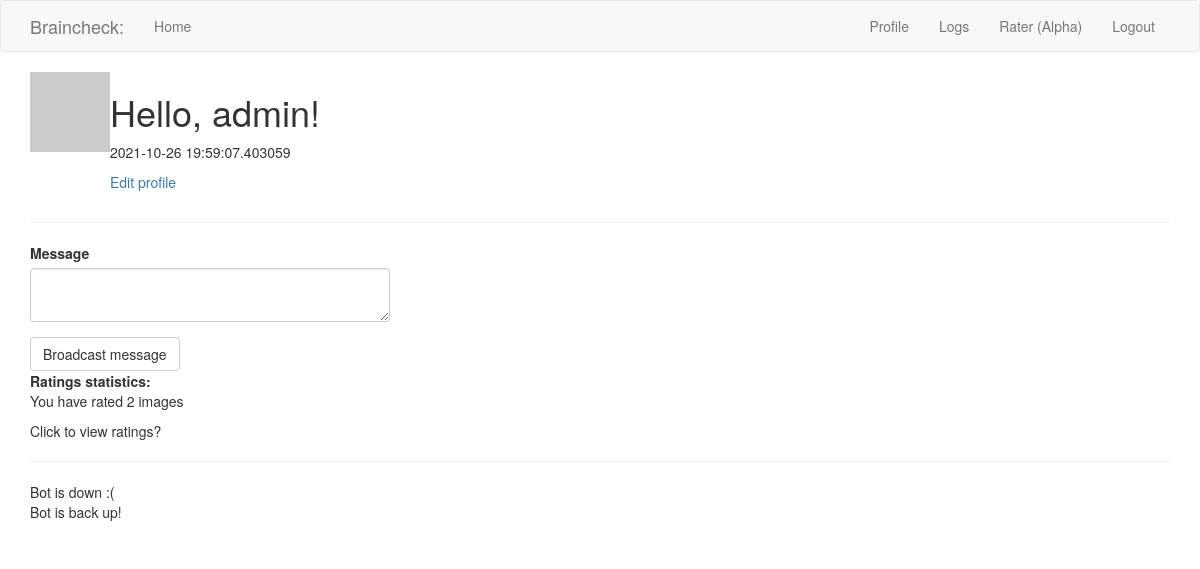
Before: /user/admin (signed in) with the older database file.
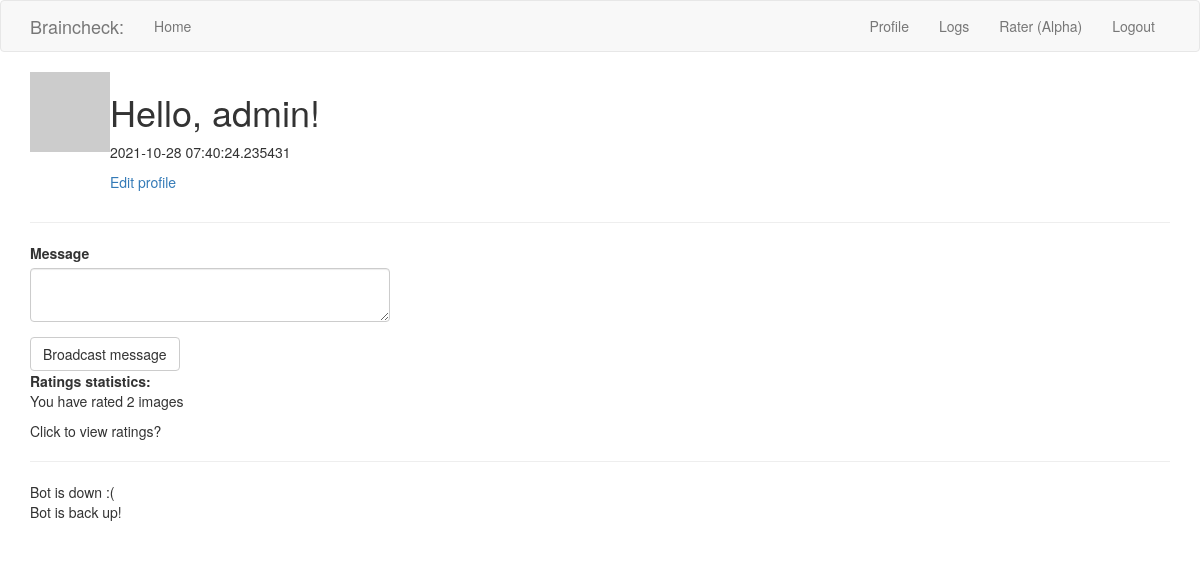
After: the same page with the newer database file.
### app/models.py (models this page shows, shortened)
class Usernames(db.Model, UserMixin):
    __tablename__ = 'usernames'
    id = db.Column(db.Integer, primary_key=True)
    username = db.Column(db.String, index=True, unique=True)
    pass_hash = db.Column(db.String)
    about_me = db.Column(db.String(140))
    last_seen = db.Column(db.DateTime, default=datetime.utcnow)
    broadcasts = db.relationship('Broadcasts', backref='mod', lazy='dynamic')
    scan_ratings = db.relationship('ScanRater', backref='scan_rater', lazy = 'dynamic')
    def avatar(self, size):
        digest = md5(self.username.lower().encode('utf-8')).hexdigest()
        return 'https://gravatar.com/avatar/{}?d=identicon&s={}'.format(digest, size)

class Broadcasts(db.Model):
    __tablename__ = 'broadcasts'
    id = db.Column(db.Integer, primary_key=True)
    broadcast = db.Column(db.String, nullable=False)
    timestamp = db.Column(db.DateTime, index=True, default=datetime.utcnow)
    user_id = db.Column(db.Integer, db.ForeignKey('usernames.id'))

### app/routes.py (the view)
@app.route('/user/<username>', methods=['GET', 'POST'])
@login_required
def user(username):
    user = Usernames.query.filter_by(username=username).first_or_404()
    announcements = db.session.query(Broadcasts).all()
    form = Notifications()
    if form.validate_on_submit():
        message = Broadcasts(broadcast=form.notif.data)
        db.session.add(message)
        db.session.commit()
        flash('Message has been sent to the site.')
        return redirect(url_for('user', username=current_user.username))
    user_ratings = db.session.query(Usernames.username, db.func.count(Usernames.id)).\
        join(Usernames.scan_ratings).group_by(Usernames.id).all()
    user_ratings = {user:num for user,num in user_ratings}
    return render_template('user.html', user=user, announcements=announcements, form=form, user_ratings=user_ratings)

### app/forms.py
class Notifications(FlaskForm):
    notif = TextAreaField('Message', validators=[DataRequired()])
    submit = SubmitField('Broadcast message')

### app/models.py (called while the page is built)
@login.user_loader
def load_user(id):
    return Usernames.query.get(int(id))

### app/routes.py (called while the page is built)
@app.before_request
def before_request():
    if current_user.is_authenticated:
        current_user.last_seen = datetime.utcnow()
        db.session.commit()

### app/templates/user.html (shortened to what this page needs)
{% extends "base.html" %}
{% import 'bootstrap/wtf.html' as wtf %}
{% block app_content %}
    <table>
        <tr valign="top">
            <td><img src="{{ user.avatar(128) }}"></td>
            <td>
                <h1>Hello, {{ user.username }}!</h1>
                {% if user.last_seen %}<p>{{ user.last_seen }}</p>{% endif %}
                {% if user == current_user %}
                <p>
                    <a href="{{ url_for('edit_profile') }}">Edit profile</a>
                </p>
                {% endif %}
            </td>
        </tr>
    </table>
    {% if current_user.username == 'admin' %}
    <hr>
    <div class='row'>
        <div class="col-md-4">
            {{ wtf.quick_form(form) }}
        </div>
    </div>
    {% endif %}
    <div>
        <b>Ratings statistics: </b>
        {% if current_user.username in user_ratings.keys() %}
        <p>You have rated {{ user_ratings[current_user.username] }} images</p>
        {% else %}
        <p>You haven't rated any images yet! <a href="{{ url_for('rater') }}">Go rate some now!</a></p>
        {% endif %}
        <p>Click to view ratings?</p>
    </div>
    <hr>
    {% for announcement in announcements %}
        {{ announcement.broadcast }} <br>
    {% endfor %} <br>
{% endblock %}

### app/templates/base.html (shortened to what this page needs)
{% extends "bootstrap/base.html" %}
{% block navbar %}
    <nav class="navbar navbar-default">
        <div class="container">
            <div class="navbar-header">
                <a class="navbar-brand" href="{{ url_for('home_page') }}">Braincheck:</a>
            </div>
            <div class="collapse navbar-collapse" id="bs-example-navbar-collapse-1">
                <ul class="nav navbar-nav">
                    <li><a href="{{ url_for('home_page') }}">Home</a></li>
                </ul>
                <ul class="nav navbar-nav navbar-right">
                    {% if current_user.is_anonymous %}
                    <li><a href="{{ url_for('login') }}">Login</a></li>
                    {% else %}
                    {% if current_user.username == 'admin' %}<li><a href="{{ url_for('user', username=current_user.username) }}">Profile</a></li>{% endif %}
                    <li><a href="{{ url_for('logs') }}">Logs</a></li>
                    <li><a href="{{ url_for('rater') }}">Rater (Alpha)</a></li>
                    <li><a href="{{ url_for('logout') }}">Logout</a></li>
                    {% endif %}
                </ul>
            </div>
        </div>
    </nav>
{% endblock %}
{% block content %}
<div class="container">
    {% block app_content %}{% endblock %}
</div>
{% endblock %}

Changed rows visible on the page:
changed Usernames "admin": last_seen "2021-10-26 19:59:07.403059" → "2021-10-28 07:40:24.235431"
